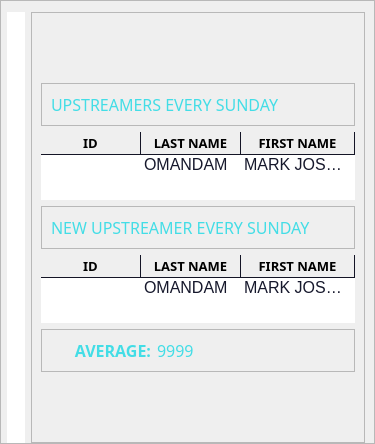
                     <widget class="QFrame" name="frame_34">
                      <property name="styleSheet">
                       <string notr="true"/>
                      </property>
                      <property name="frameShape">
                       <enum>QFrame::StyledPanel</enum>
                      </property>
                      <property name="frameShadow">
                       <enum>QFrame::Raised</enum>
                      </property>
                      <layout class="QHBoxLayout" name="horizontalLayout_20">
                       <property name="leftMargin">
                        <number>6</number>
                       </property>
                       <property name="rightMargin">
                        <number>9</number>
                       </property>
                       <property name="bottomMargin">
                        <number>0</number>
                       </property>
                       <item>
                        <widget class="QWidget" name="stat_widget" native="true">
                         <property name="minimumSize">
                          <size>
                           <width>0</width>
                           <height>0</height>
                          </size>
                         </property>
                         <property name="maximumSize">
                          <size>
                           <width>16777215</width>
                           <height>16777215</height>
                          </size>
                         </property>
                         <property name="styleSheet">
                          <string notr="true">background-color: rgb(255, 255, 255);</string>
                         </property>
                         <layout class="QVBoxLayout" name="stat_graph_verticalLayout"/>
                        </widget>
                       </item>
                       <item>
                        <widget class="QFrame" name="frame_29">
                         <property name="maximumSize">
                          <size>
                           <width>500</width>
                           <height>16777215</height>
                          </size>
                         </property>
                         <property name="styleSheet">
                          <string notr="true"/>
                         </property>
                         <property name="frameShape">
                          <enum>QFrame::StyledPanel</enum>
                         </property>
                         <property name="frameShadow">
                          <enum>QFrame::Raised</enum>
                         </property>
                         <layout class="QVBoxLayout" name="verticalLayout_31">
                          <property name="topMargin">
                           <number>70</number>
                          </property>
                          <property name="bottomMargin">
                           <number>70</number>
                          </property>
                          <item>
                           <widget class="QFrame" name="frame_31">
                            <property name="minimumSize">
                             <size>
                              <width>0</width>
                              <height>40</height>
                             </size>
                            </property>
                            <property name="styleSheet">
                             <string notr="true"/>
                            </property>
                            <property name="frameShape">
                             <enum>QFrame::StyledPanel</enum>
                            </property>
                            <property name="frameShadow">
                             <enum>QFrame::Raised</enum>
                            </property>
                            <layout class="QVBoxLayout" name="verticalLayout_33">
                             <item>
                              <widget class="QLabel" name="top_label_date_2">
                               <property name="font">
                                <font>
                                 <family>Montserrat Light</family>
                                </font>
                               </property>
                               <property name="text">
                                <string>&lt;html&gt;&lt;head/&gt;&lt;body&gt;&lt;p&gt;&lt;span style=&quot; font-size:12pt; color:#43dde6;&quot;&gt;UPSTREAMERS EVERY SUNDAY&lt;/span&gt;&lt;/p&gt;&lt;/body&gt;&lt;/html&gt;</string>
                               </property>
                               <property name="alignment">
                                <set>Qt::AlignLeading|Qt::AlignLeft|Qt::AlignVCenter</set>
                               </property>
                              </widget>
                             </item>
                            </layout>
                           </widget>
                          </item>
                          <item>
                           <widget class="QTreeWidget" name="stat_treeWidget">
                            <property name="sizePolicy">
                             <sizepolicy hsizetype="Expanding" vsizetype="Expanding">
                              <horstretch>0</horstretch>
                              <verstretch>0</verstretch>
                             </sizepolicy>
                            </property>
                            <property name="layoutDirection">
                             <enum>Qt::LeftToRight</enum>
                            </property>
                            <property name="autoFillBackground">
                             <bool>false</bool>
                            </property>
                            <property name="styleSheet">
                             <string notr="true">QTreeWidget{
	background-color: rgb(255, 255, 255);
	color:rgb(22, 24, 44);
 	border-radius:0px;
}

QTreeWidget QHeaderView::section {
	border-style:none;
	border-bottom:1px solid rgb(20, 21, 38) ;
	border-right:1px solid rgb(20, 21, 38);
}</string>
                            </property>
                            <property name="sizeAdjustPolicy">
                             <enum>QAbstractScrollArea::AdjustToContents</enum>
                            </property>
                            <property name="autoScroll">
                             <bool>true</bool>
                            </property>
                            <property name="editTriggers">
                             <set>QAbstractItemView::SelectedClicked</set>
                            </property>
                            <attribute name="headerCascadingSectionResizes">
                             <bool>false</bool>
                            </attribute>
                            <column>
                             <property name="text">
                              <string>ID</string>
                             </property>
                             <property name="font">
                              <font>
                               <family>Montserrat SemiBold</family>
                               <pointsize>10</pointsize>
                               <weight>75</weight>
                               <bold>true</bold>
                              </font>
                             </property>
                             <property name="textAlignment">
                              <set>AlignCenter</set>
                             </property>
                            </column>
                            <column>
                             <property name="text">
                              <string>LAST NAME</string>
                             </property>
                             <property name="font">
                              <font>
                               <family>Montserrat SemiBold</family>
                               <pointsize>10</pointsize>
                               <weight>75</weight>
                               <bold>true</bold>
                              </font>
                             </property>
                             <property name="textAlignment">
                              <set>AlignCenter</set>
                             </property>
                            </column>
                            <column>
                             <property name="text">
                              <string>FIRST NAME</string>
                             </property>
                             <property name="font">
                              <font>
                               <family>Montserrat SemiBold</family>
                               <pointsize>10</pointsize>
                               <weight>75</weight>
                               <bold>true</bold>
                              </font>
                             </property>
                             <property name="textAlignment">
                              <set>AlignCenter</set>
                             </property>
                            </column>
                            <item>
                             <property name="text">
                              <string/>
                             </property>
                             <property name="text">
                              <string>OMANDAM</string>
                             </property>
                             <property name="font">
                              <font>
                               <pointsize>12</pointsize>
                              </font>
                             </property>
                             <property name="textAlignment">
                              <set>AlignCenter</set>
                             </property>
                             <property name="text">
                              <string>MARK JOSHUA</string>
                             </property>
                             <property name="font">
                              <font>
                               <pointsize>12</pointsize>
                              </font>
                             </property>
                             <property name="textAlignment">
                              <set>AlignCenter</set>
                             </property>
                            </item>
                           </widget>
                          </item>
                          <item>
                           <widget class="QFrame" name="frame_33">
                            <property name="minimumSize">
                             <size>
                              <width>0</width>
                              <height>40</height>
                             </size>
                            </property>
                            <property name="styleSheet">
                             <string notr="true"/>
                            </property>
                            <property name="frameShape">
                             <enum>QFrame::StyledPanel</enum>
                            </property>
                            <property name="frameShadow">
                             <enum>QFrame::Raised</enum>
                            </property>
                            <layout class="QHBoxLayout" name="horizontalLayout_19">
                             <property name="spacing">
                              <number>10</number>
                             </property>
                             <item>
                              <widget class="QLabel" name="top_label_date_3">
                               <property name="font">
                                <font>
                                 <family>Montserrat Light</family>
                                </font>
                               </property>
                               <property name="text">
                                <string>&lt;html&gt;&lt;head/&gt;&lt;body&gt;&lt;p&gt;&lt;span style=&quot; font-size:12pt; color:#43dde6;&quot;&gt;NEW UPSTREAMER EVERY SUNDAY&lt;/span&gt;&lt;/p&gt;&lt;/body&gt;&lt;/html&gt;</string>
                               </property>
                               <property name="alignment">
                                <set>Qt::AlignLeading|Qt::AlignLeft|Qt::AlignVCenter</set>
                               </property>
                              </widget>
                             </item>
                            </layout>
                           </widget>
                          </item>
                          <item>
                           <widget class="QTreeWidget" name="stat_treeWidget_2">
                            <property name="sizePolicy">
                             <sizepolicy hsizetype="Expanding" vsizetype="Expanding">
                              <horstretch>0</horstretch>
                              <verstretch>0</verstretch>
                             </sizepolicy>
                            </property>
                            <property name="layoutDirection">
                             <enum>Qt::LeftToRight</enum>
                            </property>
                            <property name="autoFillBackground">
                             <bool>false</bool>
                            </property>
                            <property name="styleSheet">
                             <string notr="true">QTreeWidget{
	background-color: rgb(255, 255, 255);
	color:rgb(22, 24, 44);
 	border-radius:0px;
}

QTreeWidget QHeaderView::section {
	border-style:none;
	border-bottom:1px solid rgb(20, 21, 38) ;
	border-right:1px solid rgb(20, 21, 38);
}</string>
                            </property>
                            <property name="sizeAdjustPolicy">
                             <enum>QAbstractScrollArea::AdjustToContents</enum>
                            </property>
                            <property name="autoScroll">
                             <bool>true</bool>
                            </property>
                            <property name="editTriggers">
                             <set>QAbstractItemView::SelectedClicked</set>
                            </property>
                            <attribute name="headerCascadingSectionResizes">
                             <bool>false</bool>
                            </attribute>
                            <column>
                             <property name="text">
                              <string>ID</string>
                             </property>
                             <property name="font">
                              <font>
                               <family>Montserrat SemiBold</family>
                               <pointsize>10</pointsize>
                               <weight>75</weight>
                               <bold>true</bold>
                              </font>
                             </property>
                             <property name="textAlignment">
                              <set>AlignCenter</set>
                             </property>
                            </column>
                            <column>
                             <property name="text">
                              <string>LAST NAME</string>
                             </property>
                             <property name="font">
                              <font>
                               <family>Montserrat SemiBold</family>
                               <pointsize>10</pointsize>
                               <weight>75</weight>
                               <bold>true</bold>
                              </font>
                             </property>
                             <property name="textAlignment">
                              <set>AlignCenter</set>
                             </property>
                            </column>
                            <column>
                             <property name="text">
                              <string>FIRST NAME</string>
                             </property>
                             <property name="font">
                              <font>
                               <family>Montserrat SemiBold</family>
                               <pointsize>10</pointsize>
                               <weight>75</weight>
                               <bold>true</bold>
                              </font>
                             </property>
                             <property name="textAlignment">
                              <set>AlignCenter</set>
                             </property>
                            </column>
                            <item>
                             <property name="text">
                              <string/>
                             </property>
                             <property name="text">
                              <string>OMANDAM</string>
                             </property>
                             <property name="font">
                              <font>
                               <pointsize>12</pointsize>
                              </font>
                             </property>
                             <property name="textAlignment">
                              <set>AlignCenter</set>
                             </property>
                             <property name="text">
                              <string>MARK JOSHUA</string>
                             </property>
                             <property name="font">
                              <font>
                               <pointsize>12</pointsize>
                              </font>
                             </property>
                             <property name="textAlignment">
                              <set>AlignCenter</set>
                             </property>
                            </item>
                           </widget>
                          </item>
                          <item>
                           <widget class="QFrame" name="frame_35">
                            <property name="frameShape">
                             <enum>QFrame::StyledPanel</enum>
                            </property>
                            <property name="frameShadow">
                             <enum>QFrame::Raised</enum>
                            </property>
                            <layout class="QHBoxLayout" name="horizontalLayout_21">
                             <item>
                              <widget class="QLabel" name="top_label_date_4">
                               <property name="minimumSize">
                                <size>
                                 <width>0</width>
                                 <height>0</height>
                                </size>
                               </property>
                               <property name="maximumSize">
                                <size>
                                 <width>100</width>
                                 <height>16777215</height>
                                </size>
                               </property>
                               <property name="font">
                                <font>
                                 <family>Montserrat Light</family>
                                </font>
                               </property>
                               <property name="text">
                                <string>&lt;html&gt;&lt;head/&gt;&lt;body&gt;&lt;p&gt;&lt;span style=&quot; font-size:12pt; font-weight:600; color:#43dde6;&quot;&gt;    AVERAGE:&lt;/span&gt;&lt;/p&gt;&lt;/body&gt;&lt;/html&gt;</string>
                               </property>
                               <property name="alignment">
                                <set>Qt::AlignRight|Qt::AlignTrailing|Qt::AlignVCenter</set>
                               </property>
                              </widget>
                             </item>
                             <item>
                              <widget class="QLabel" name="stat_label_newUps_avg">
                               <property name="palette">
                                <palette>
                                 <active>
                                  <colorrole role="WindowText">
                                   <brush brushstyle="SolidPattern">
                                    <color alpha="255">
                                     <red>67</red>
                                     <green>221</green>
                                     <blue>230</blue>
                                    </color>
                                   </brush>
                                  </colorrole>
                                  <colorrole role="Button">
                                   <brush brushstyle="SolidPattern">
                                    <color alpha="255">
                                     <red>22</red>
                                     <green>24</green>
                                     <blue>44</blue>
                                    </color>
                                   </brush>
                                  </colorrole>
                                  <colorrole role="Base">
                                   <brush brushstyle="SolidPattern">
                                    <color alpha="255">
                                     <red>22</red>
                                     <green>24</green>
                                     <blue>44</blue>
                                    </color>
                                   </brush>
                                  </colorrole>
                                  <colorrole role="Window">
                                   <brush brushstyle="SolidPattern">
                                    <color alpha="255">
                                     <red>22</red>
                                     <green>24</green>
                                     <blue>44</blue>
                                    </color>
                                   </brush>
                                  </colorrole>
                                 </active>
                                 <inactive>
                                  <colorrole role="WindowText">
                                   <brush brushstyle="SolidPattern">
                                    <color alpha="255">
                                     <red>67</red>
                                     <green>221</green>
                                     <blue>230</blue>
                                    </color>
                                   </brush>
                                  </colorrole>
                                  <colorrole role="Button">
                                   <brush brushstyle="SolidPattern">
                                    <color alpha="255">
                                     <red>22</red>
                                     <green>24</green>
                                     <blue>44</blue>
                                    </color>
                                   </brush>
                                  </colorrole>
                                  <colorrole role="Base">
                                   <brush brushstyle="SolidPattern">
                                    <color alpha="255">
                                     <red>22</red>
                                     <green>24</green>
                                     <blue>44</blue>
                                    </color>
                                   </brush>
                                  </colorrole>
                                  <colorrole role="Window">
                                   <brush brushstyle="SolidPattern">
                                    <color alpha="255">
                                     <red>22</red>
                                     <green>24</green>
                                     <blue>44</blue>
                                    </color>
                                   </brush>
                                  </colorrole>
                                 </inactive>
                                 <disabled>
                                  <colorrole role="WindowText">
                                   <brush brushstyle="SolidPattern">
                                    <color alpha="255">
                                     <red>120</red>
                                     <green>120</green>
                                     <blue>120</blue>
                                    </color>
                                   </brush>
                                  </colorrole>
                                  <colorrole role="Button">
                                   <brush brushstyle="SolidPattern">
                                    <color alpha="255">
                                     <red>22</red>
                                     <green>24</green>
                                     <blue>44</blue>
                                    </color>
                                   </brush>
                                  </colorrole>
                                  <colorrole role="Base">
                                   <brush brushstyle="SolidPattern">
                                    <color alpha="255">
                                     <red>22</red>
                                     <green>24</green>
                                     <blue>44</blue>
                                    </color>
                                   </brush>
                                  </colorrole>
                                  <colorrole role="Window">
                                   <brush brushstyle="SolidPattern">
                                    <color alpha="255">
                                     <red>22</red>
                                     <green>24</green>
                                     <blue>44</blue>
                                    </color>
                                   </brush>
                                  </colorrole>
                                 </disabled>
                                </palette>
                               </property>
                               <property name="font">
                                <font>
                                 <family>Montserrat Light</family>
                                 <pointsize>12</pointsize>
                                </font>
                               </property>
                               <property name="text">
                                <string>9999</string>
                               </property>
                               <property name="alignment">
                                <set>Qt::AlignLeading|Qt::AlignLeft|Qt::AlignVCenter</set>
                               </property>
                              </widget>
                             </item>
                            </layout>
                           </widget>
                          </item>
                         </layout>
                        </widget>
                       </item>
                      </layout>
                     </widget>
